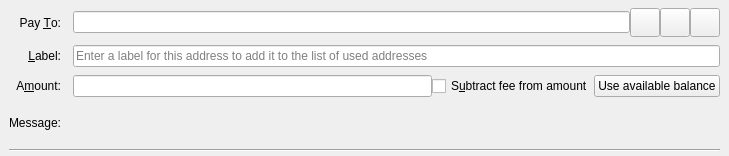
<?xml version="1.0" encoding="UTF-8"?>
<ui version="4.0">
 <class>SendCoinsEntry</class>
 <widget class="QStackedWidget" name="SendCoinsEntry">
  <property name="geometry">
   <rect>
    <x>0</x>
    <y>0</y>
    <width>729</width>
    <height>156</height>
   </rect>
  </property>
  <property name="sizePolicy">
   <sizepolicy hsizetype="Preferred" vsizetype="Fixed">
    <horstretch>0</horstretch>
    <verstretch>0</verstretch>
   </sizepolicy>
  </property>
  <property name="focusPolicy">
   <enum>Qt::TabFocus</enum>
  </property>
  <property name="autoFillBackground">
   <bool>false</bool>
  </property>
  <widget class="QFrame" name="SendCoins">
   <property name="frameShape">
    <enum>QFrame::NoFrame</enum>
   </property>
   <layout class="QGridLayout" name="gridLayout">
    <property name="topMargin">
     <number>8</number>
    </property>
    <property name="bottomMargin">
     <number>4</number>
    </property>
    <property name="horizontalSpacing">
     <number>12</number>
    </property>
    <property name="verticalSpacing">
     <number>8</number>
    </property>
    <item row="0" column="0">
     <widget class="QLabel" name="payToLabel">
      <property name="text">
       <string>Pay &amp;To:</string>
      </property>
      <property name="alignment">
       <set>Qt::AlignRight|Qt::AlignTrailing|Qt::AlignVCenter</set>
      </property>
      <property name="buddy">
       <cstring>payTo</cstring>
      </property>
     </widget>
    </item>
    <item row="0" column="1">
     <layout class="QHBoxLayout" name="payToLayout">
      <property name="spacing">
       <number>0</number>
      </property>
      <item>
       <widget class="QValidatedLineEdit" name="payTo">
        <property name="toolTip">
         <string>The Slimcoin address to send the payment to</string>
        </property>
       </widget>
      </item>
      <item>
       <widget class="QToolButton" name="addressBookButton">
        <property name="toolTip">
         <string>Choose previously used address</string>
        </property>
        <property name="text">
         <string/>
        </property>
        <property name="icon">
         <iconset resource="../bitcoin.qrc">
          <normaloff>:/icons/address-book</normaloff>:/icons/address-book</iconset>
        </property>
        <property name="iconSize">
         <size>
          <width>22</width>
          <height>22</height>
         </size>
        </property>
        <property name="shortcut">
         <string>Alt+A</string>
        </property>
       </widget>
      </item>
      <item>
       <widget class="QToolButton" name="pasteButton">
        <property name="toolTip">
         <string>Paste address from clipboard</string>
        </property>
        <property name="text">
         <string/>
        </property>
        <property name="icon">
         <iconset resource="../bitcoin.qrc">
          <normaloff>:/icons/editpaste</normaloff>:/icons/editpaste</iconset>
        </property>
        <property name="iconSize">
         <size>
          <width>22</width>
          <height>22</height>
         </size>
        </property>
        <property name="shortcut">
         <string>Alt+P</string>
        </property>
       </widget>
      </item>
      <item>
       <widget class="QToolButton" name="deleteButton">
        <property name="toolTip">
         <string>Remove this entry</string>
        </property>
        <property name="text">
         <string/>
        </property>
        <property name="icon">
         <iconset resource="../bitcoin.qrc">
          <normaloff>:/icons/remove</normaloff>:/icons/remove</iconset>
        </property>
        <property name="iconSize">
         <size>
          <width>22</width>
          <height>22</height>
         </size>
        </property>
       </widget>
      </item>
     </layout>
    </item>
    <item row="1" column="0">
     <widget class="QLabel" name="labellLabel">
      <property name="text">
       <string>&amp;Label:</string>
      </property>
      <property name="alignment">
       <set>Qt::AlignRight|Qt::AlignTrailing|Qt::AlignVCenter</set>
      </property>
      <property name="buddy">
       <cstring>addAsLabel</cstring>
      </property>
     </widget>
    </item>
    <item row="1" column="1">
     <widget class="QLineEdit" name="addAsLabel">
      <property name="toolTip">
       <string>Enter a label for this address to add it to the list of used addresses</string>
      </property>
      <property name="placeholderText">
       <string>Enter a label for this address to add it to the list of used addresses</string>
      </property>
     </widget>
    </item>
    <item row="2" column="0">
     <widget class="QLabel" name="amountLabel">
      <property name="text">
       <string>A&amp;mount:</string>
      </property>
      <property name="alignment">
       <set>Qt::AlignRight|Qt::AlignTrailing|Qt::AlignVCenter</set>
      </property>
      <property name="buddy">
       <cstring>payAmount</cstring>
      </property>
     </widget>
    </item>
    <item row="2" column="1">
     <layout class="QHBoxLayout" name="horizontalLayoutAmount" stretch="0,0,0">
      <item>
       <widget class="BitcoinAmountField" name="payAmount">
         <property name="toolTip">
          <string>The amount to send in the selected unit</string>
         </property>
       </widget>
      </item>
      <item>
       <widget class="QCheckBox" name="checkboxSubtractFeeFromAmount">
        <property name="toolTip">
         <string>The fee will be deducted from the amount being sent. The recipient will receive less slimcoins than you enter in the amount field. If multiple recipients are selected, the fee is split equally.</string>
        </property>
        <property name="text">
         <string>S&amp;ubtract fee from amount</string>
        </property>
       </widget>
      </item>
      <item>
       <widget class="QPushButton" name="useAvailableBalanceButton">
        <property name="text">
         <string>Use available balance</string>
        </property>
       </widget>
      </item>
     </layout>
    </item>
    <item row="3" column="0">
     <widget class="QLabel" name="messageLabel">
      <property name="text">
       <string>Message:</string>
      </property>
      <property name="alignment">
       <set>Qt::AlignRight|Qt::AlignTrailing|Qt::AlignVCenter</set>
      </property>
     </widget>
    </item>
    <item row="3" column="1">
     <widget class="QLabel" name="messageTextLabel">
      <property name="toolTip">
       <string>A message that was attached to the Slimcoin: URI which will be stored with the transaction for your reference. Note: This message will not be sent over the Slimcoin network.</string>
      </property>
      <property name="textFormat">
       <enum>Qt::PlainText</enum>
      </property>
     </widget>
    </item>
    <item row="4" column="0" colspan="2">
     <widget class="Line" name="line">
      <property name="orientation">
       <enum>Qt::Horizontal</enum>
      </property>
     </widget>
    </item>
   </layout>
  </widget>
  <widget class="QFrame" name="SendCoins_UnauthenticatedPaymentRequest">
   <property name="palette">
    <palette>
     <active>
      <colorrole role="WindowText">
       <brush brushstyle="SolidPattern">
        <color alpha="255">
         <red>0</red>
         <green>0</green>
         <blue>0</blue>
        </color>
       </brush>
      </colorrole>
      <colorrole role="Button">
       <brush brushstyle="SolidPattern">
        <color alpha="255">
         <red>255</red>
         <green>255</green>
         <blue>127</blue>
        </color>
       </brush>
      </colorrole>
      <colorrole role="Light">
       <brush brushstyle="SolidPattern">
        <color alpha="255">
         <red>255</red>
         <green>255</green>
         <blue>255</blue>
        </color>
       </brush>
      </colorrole>
      <colorrole role="Midlight">
       <brush brushstyle="SolidPattern">
        <color alpha="255">
         <red>255</red>
         <green>255</green>
         <blue>191</blue>
        </color>
       </brush>
      </colorrole>
      <colorrole role="Dark">
       <brush brushstyle="SolidPattern">
        <color alpha="255">
         <red>127</red>
         <green>127</green>
         <blue>63</blue>
        </color>
       </brush>
      </colorrole>
      <colorrole role="Mid">
       <brush brushstyle="SolidPattern">
        <color alpha="255">
         <red>170</red>
         <green>170</green>
         <blue>84</blue>
        </color>
       </brush>
      </colorrole>
      <colorrole role="Text">
       <brush brushstyle="SolidPattern">
        <color alpha="255">
         <red>0</red>
         <green>0</green>
         <blue>0</blue>
        </color>
       </brush>
      </colorrole>
      <colorrole role="BrightText">
       <brush brushstyle="SolidPattern">
        <color alpha="255">
         <red>255</red>
         <green>255</green>
         <blue>255</blue>
        </color>
       </brush>
      </colorrole>
      <colorrole role="ButtonText">
       <brush brushstyle="SolidPattern">
        <color alpha="255">
         <red>0</red>
         <green>0</green>
         <blue>0</blue>
        </color>
       </brush>
      </colorrole>
      <colorrole role="Base">
       <brush brushstyle="SolidPattern">
        <color alpha="255">
         <red>255</red>
         <green>255</green>
         <blue>255</blue>
        </color>
       </brush>
      </colorrole>
      <colorrole role="Window">
       <brush brushstyle="SolidPattern">
        <color alpha="255">
         <red>255</red>
         <green>255</green>
         <blue>127</blue>
        </color>
       </brush>
      </colorrole>
      <colorrole role="Shadow">
       <brush brushstyle="SolidPattern">
        <color alpha="255">
         <red>0</red>
         <green>0</green>
         <blue>0</blue>
        </color>
       </brush>
      </colorrole>
      <colorrole role="AlternateBase">
       <brush brushstyle="SolidPattern">
        <color alpha="255">
         <red>255</red>
         <green>255</green>
         <blue>191</blue>
        </color>
       </brush>
      </colorrole>
      <colorrole role="ToolTipBase">
       <brush brushstyle="SolidPattern">
        <color alpha="255">
         <red>255</red>
         <green>255</green>
         <blue>220</blue>
        </color>
       </brush>
      </colorrole>
      <colorrole role="ToolTipText">
       <brush brushstyle="SolidPattern">
        <color alpha="255">
         <red>0</red>
         <green>0</green>
         <blue>0</blue>
        </color>
       </brush>
      </colorrole>
     </active>
     <inactive>
      <colorrole role="WindowText">
       <brush brushstyle="SolidPattern">
        <color alpha="255">
         <red>0</red>
         <green>0</green>
         <blue>0</blue>
        </color>
       </brush>
      </colorrole>
      <colorrole role="Button">
       <brush brushstyle="SolidPattern">
        <color alpha="255">
         <red>255</red>
         <green>255</green>
         <blue>127</blue>
        </color>
       </brush>
      </colorrole>
      <colorrole role="Light">
       <brush brushstyle="SolidPattern">
        <color alpha="255">
         <red>255</red>
         <green>255</green>
         <blue>255</blue>
        </color>
       </brush>
      </colorrole>
      <colorrole role="Midlight">
       <brush brushstyle="SolidPattern">
        <color alpha="255">
         <red>255</red>
         <green>255</green>
         <blue>191</blue>
        </color>
       </brush>
      </colorrole>
      <colorrole role="Dark">
       <brush brushstyle="SolidPattern">
        <color alpha="255">
         <red>127</red>
         <green>127</green>
         <blue>63</blue>
        </color>
       </brush>
      </colorrole>
      <colorrole role="Mid">
       <brush brushstyle="SolidPattern">
        <color alpha="255">
         <red>170</red>
         <green>170</green>
         <blue>84</blue>
        </color>
       </brush>
      </colorrole>
      <colorrole role="Text">
       <brush brushstyle="SolidPattern">
        <color alpha="255">
         <red>0</red>
         <green>0</green>
         <blue>0</blue>
        </color>
       </brush>
      </colorrole>
      <colorrole role="BrightText">
       <brush brushstyle="SolidPattern">
        <color alpha="255">
         <red>255</red>
         <green>255</green>
         <blue>255</blue>
        </color>
       </brush>
      </colorrole>
      <colorrole role="ButtonText">
       <brush brushstyle="SolidPattern">
        <color alpha="255">
         <red>0</red>
         <green>0</green>
         <blue>0</blue>
        </color>
       </brush>
      </colorrole>
      <colorrole role="Base">
       <brush brushstyle="SolidPattern">
        <color alpha="255">
         <red>255</red>
         <green>255</green>
         <blue>255</blue>
        </color>
       </brush>
      </colorrole>
      <colorrole role="Window">
       <brush brushstyle="SolidPattern">
        <color alpha="255">
         <red>255</red>
         <green>255</green>
         <blue>127</blue>
        </color>
       </brush>
      </colorrole>
      <colorrole role="Shadow">
       <brush brushstyle="SolidPattern">
        <color alpha="255">
         <red>0</red>
         <green>0</green>
         <blue>0</blue>
        </color>
       </brush>
      </colorrole>
      <colorrole role="AlternateBase">
       <brush brushstyle="SolidPattern">
        <color alpha="255">
         <red>255</red>
         <green>255</green>
         <blue>191</blue>
        </color>
       </brush>
      </colorrole>
      <colorrole role="ToolTipBase">
       <brush brushstyle="SolidPattern">
        <color alpha="255">
         <red>255</red>
         <green>255</green>
         <blue>220</blue>
        </color>
       </brush>
      </colorrole>
      <colorrole role="ToolTipText">
       <brush brushstyle="SolidPattern">
        <color alpha="255">
         <red>0</red>
         <green>0</green>
         <blue>0</blue>
        </color>
       </brush>
      </colorrole>
     </inactive>
     <disabled>
      <colorrole role="WindowText">
       <brush brushstyle="SolidPattern">
        <color alpha="255">
         <red>127</red>
         <green>127</green>
         <blue>63</blue>
        </color>
       </brush>
      </colorrole>
      <colorrole role="Button">
       <brush brushstyle="SolidPattern">
        <color alpha="255">
         <red>255</red>
         <green>255</green>
         <blue>127</blue>
        </color>
       </brush>
      </colorrole>
      <colorrole role="Light">
       <brush brushstyle="SolidPattern">
        <color alpha="255">
         <red>255</red>
         <green>255</green>
         <blue>255</blue>
        </color>
       </brush>
      </colorrole>
      <colorrole role="Midlight">
       <brush brushstyle="SolidPattern">
        <color alpha="255">
         <red>255</red>
         <green>255</green>
         <blue>191</blue>
        </color>
       </brush>
      </colorrole>
      <colorrole role="Dark">
       <brush brushstyle="SolidPattern">
        <color alpha="255">
         <red>127</red>
         <green>127</green>
         <blue>63</blue>
        </color>
       </brush>
      </colorrole>
      <colorrole role="Mid">
       <brush brushstyle="SolidPattern">
        <color alpha="255">
         <red>170</red>
         <green>170</green>
         <blue>84</blue>
        </color>
       </brush>
      </colorrole>
      <colorrole role="Text">
       <brush brushstyle="SolidPattern">
        <color alpha="255">
         <red>127</red>
         <green>127</green>
         <blue>63</blue>
        </color>
       </brush>
      </colorrole>
      <colorrole role="BrightText">
       <brush brushstyle="SolidPattern">
        <color alpha="255">
         <red>255</red>
         <green>255</green>
         <blue>255</blue>
        </color>
       </brush>
      </colorrole>
      <colorrole role="ButtonText">
       <brush brushstyle="SolidPattern">
        <color alpha="255">
         <red>127</red>
         <green>127</green>
         <blue>63</blue>
        </color>
       </brush>
      </colorrole>
      <colorrole role="Base">
       <brush brushstyle="SolidPattern">
        <color alpha="255">
         <red>255</red>
         <green>255</green>
         <blue>127</blue>
        </color>
       </brush>
      </colorrole>
      <colorrole role="Window">
       <brush brushstyle="SolidPattern">
        <color alpha="255">
         <red>255</red>
         <green>255</green>
         <blue>127</blue>
        </color>
       </brush>
      </colorrole>
      <colorrole role="Shadow">
       <brush brushstyle="SolidPattern">
        <color alpha="255">
         <red>0</red>
         <green>0</green>
         <blue>0</blue>
        </color>
       </brush>
      </colorrole>
      <colorrole role="AlternateBase">
       <brush brushstyle="SolidPattern">
        <color alpha="255">
         <red>255</red>
         <green>255</green>
         <blue>127</blue>
        </color>
       </brush>
      </colorrole>
      <colorrole role="ToolTipBase">
       <brush brushstyle="SolidPattern">
        <color alpha="255">
         <red>255</red>
         <green>255</green>
         <blue>220</blue>
        </color>
       </brush>
      </colorrole>
      <colorrole role="ToolTipText">
       <brush brushstyle="SolidPattern">
        <color alpha="255">
         <red>0</red>
         <green>0</green>
         <blue>0</blue>
        </color>
       </brush>
      </colorrole>
     </disabled>
    </palette>
   </property>
   <property name="toolTip">
    <string>This is an unauthenticated payment request.</string>
   </property>
   <property name="autoFillBackground">
    <bool>true</bool>
   </property>
   <property name="frameShape">
    <enum>QFrame::NoFrame</enum>
   </property>
   <layout class="QGridLayout" name="gridLayout_is">
    <property name="spacing">
     <number>12</number>
    </property>
    <item row="0" column="0">
     <widget class="QLabel" name="payToLabel_is">
      <property name="text">
       <string>Pay To:</string>
      </property>
      <property name="alignment">
       <set>Qt::AlignRight|Qt::AlignTrailing|Qt::AlignVCenter</set>
      </property>
     </widget>
    </item>
    <item row="0" column="1">
     <layout class="QHBoxLayout" name="payToLayout_is">
      <property name="spacing">
       <number>0</number>
      </property>
      <item>
       <widget class="QLabel" name="payTo_is"/>
      </item>
      <item>
       <widget class="QToolButton" name="deleteButton_is">
        <property name="toolTip">
         <string>Remove this entry</string>
        </property>
        <property name="text">
         <string/>
        </property>
        <property name="icon">
         <iconset resource="../bitcoin.qrc">
          <normaloff>:/icons/remove</normaloff>:/icons/remove</iconset>
        </property>
       </widget>
      </item>
     </layout>
    </item>
    <item row="1" column="0">
     <widget class="QLabel" name="memoLabel_is">
      <property name="text">
       <string>Memo:</string>
      </property>
      <property name="alignment">
       <set>Qt::AlignRight|Qt::AlignTrailing|Qt::AlignVCenter</set>
      </property>
     </widget>
    </item>
    <item row="1" column="1">
     <widget class="QLabel" name="memoTextLabel_is">
      <property name="textFormat">
       <enum>Qt::PlainText</enum>
      </property>
     </widget>
    </item>
    <item row="2" column="0">
     <widget class="QLabel" name="amountLabel_is">
      <property name="text">
       <string>A&amp;mount:</string>
      </property>
      <property name="alignment">
       <set>Qt::AlignRight|Qt::AlignTrailing|Qt::AlignVCenter</set>
      </property>
      <property name="buddy">
       <cstring>payAmount_is</cstring>
      </property>
     </widget>
    </item>
    <item row="2" column="1">
     <widget class="BitcoinAmountField" name="payAmount_is">
      <property name="acceptDrops">
       <bool>false</bool>
      </property>
     </widget>
    </item>
   </layout>
  </widget>
  <widget class="QFrame" name="SendCoins_AuthenticatedPaymentRequest">
   <property name="palette">
    <palette>
     <active>
      <colorrole role="WindowText">
       <brush brushstyle="SolidPattern">
        <color alpha="255">
         <red>0</red>
         <green>0</green>
         <blue>0</blue>
        </color>
       </brush>
      </colorrole>
      <colorrole role="Button">
       <brush brushstyle="SolidPattern">
        <color alpha="255">
         <red>140</red>
         <green>232</green>
         <blue>119</blue>
        </color>
       </brush>
      </colorrole>
      <colorrole role="Light">
       <brush brushstyle="SolidPattern">
        <color alpha="255">
         <red>230</red>
         <green>255</green>
         <blue>224</blue>
        </color>
       </brush>
      </colorrole>
      <colorrole role="Midlight">
       <brush brushstyle="SolidPattern">
        <color alpha="255">
         <red>185</red>
         <green>243</green>
         <blue>171</blue>
        </color>
       </brush>
      </colorrole>
      <colorrole role="Dark">
       <brush brushstyle="SolidPattern">
        <color alpha="255">
         <red>70</red>
         <green>116</green>
         <blue>59</blue>
        </color>
       </brush>
      </colorrole>
      <colorrole role="Mid">
       <brush brushstyle="SolidPattern">
        <color alpha="255">
         <red>93</red>
         <green>155</green>
         <blue>79</blue>
        </color>
       </brush>
      </colorrole>
      <colorrole role="Text">
       <brush brushstyle="SolidPattern">
        <color alpha="255">
         <red>0</red>
         <green>0</green>
         <blue>0</blue>
        </color>
       </brush>
      </colorrole>
      <colorrole role="BrightText">
       <brush brushstyle="SolidPattern">
        <color alpha="255">
         <red>155</red>
         <green>255</green>
         <blue>147</blue>
        </color>
       </brush>
      </colorrole>
      <colorrole role="ButtonText">
       <brush brushstyle="SolidPattern">
        <color alpha="255">
         <red>0</red>
         <green>0</green>
         <blue>0</blue>
        </color>
       </brush>
      </colorrole>
      <colorrole role="Base">
       <brush brushstyle="SolidPattern">
        <color alpha="255">
         <red>119</red>
         <green>255</green>
         <blue>233</blue>
        </color>
       </brush>
      </colorrole>
      <colorrole role="Window">
       <brush brushstyle="SolidPattern">
        <color alpha="255">
         <red>140</red>
         <green>232</green>
         <blue>119</blue>
        </color>
       </brush>
      </colorrole>
      <colorrole role="Shadow">
       <brush brushstyle="SolidPattern">
        <color alpha="255">
         <red>0</red>
         <green>0</green>
         <blue>0</blue>
        </color>
       </brush>
      </colorrole>
      <colorrole role="AlternateBase">
       <brush brushstyle="SolidPattern">
        <color alpha="255">
         <red>197</red>
         <green>243</green>
         <blue>187</blue>
        </color>
       </brush>
      </colorrole>
      <colorrole role="NoRole">
       <brush brushstyle="SolidPattern">
        <color alpha="255">
         <red>125</red>
         <green>194</green>
         <blue>122</blue>
        </color>
       </brush>
      </colorrole>
      <colorrole role="ToolTipBase">
       <brush brushstyle="SolidPattern">
        <color alpha="255">
         <red>255</red>
         <green>255</green>
         <blue>220</blue>
        </color>
       </brush>
      </colorrole>
      <colorrole role="ToolTipText">
       <brush brushstyle="SolidPattern">
        <color alpha="255">
         <red>0</red>
         <green>0</green>
         <blue>0</blue>
        </color>
       </brush>
      </colorrole>
     </active>
     <inactive>
      <colorrole role="WindowText">
       <brush brushstyle="SolidPattern">
        <color alpha="255">
         <red>0</red>
         <green>0</green>
         <blue>0</blue>
        </color>
       </brush>
      </colorrole>
      <colorrole role="Button">
       <brush brushstyle="SolidPattern">
        <color alpha="255">
         <red>140</red>
         <green>232</green>
         <blue>119</blue>
        </color>
       </brush>
      </colorrole>
      <colorrole role="Light">
       <brush brushstyle="SolidPattern">
        <color alpha="255">
         <red>230</red>
         <green>255</green>
         <blue>224</blue>
        </color>
       </brush>
      </colorrole>
      <colorrole role="Midlight">
       <brush brushstyle="SolidPattern">
        <color alpha="255">
         <red>185</red>
         <green>243</green>
         <blue>171</blue>
        </color>
       </brush>
      </colorrole>
      <colorrole role="Dark">
       <brush brushstyle="SolidPattern">
        <color alpha="255">
         <red>70</red>
         <green>116</green>
         <blue>59</blue>
        </color>
       </brush>
      </colorrole>
      <colorrole role="Mid">
       <brush brushstyle="SolidPattern">
        <color alpha="255">
         <red>93</red>
         <green>155</green>
         <blue>79</blue>
        </color>
       </brush>
      </colorrole>
      <colorrole role="Text">
       <brush brushstyle="SolidPattern">
        <color alpha="255">
         <red>0</red>
         <green>0</green>
         <blue>0</blue>
        </color>
       </brush>
      </colorrole>
      <colorrole role="BrightText">
       <brush brushstyle="SolidPattern">
        <color alpha="255">
         <red>155</red>
         <green>255</green>
         <blue>147</blue>
        </color>
       </brush>
      </colorrole>
      <colorrole role="ButtonText">
       <brush brushstyle="SolidPattern">
        <color alpha="255">
         <red>0</red>
         <green>0</green>
         <blue>0</blue>
        </color>
       </brush>
      </colorrole>
      <colorrole role="Base">
       <brush brushstyle="SolidPattern">
        <color alpha="255">
         <red>119</red>
         <green>255</green>
         <blue>233</blue>
        </color>
       </brush>
      </colorrole>
      <colorrole role="Window">
       <brush brushstyle="SolidPattern">
        <color alpha="255">
         <red>140</red>
         <green>232</green>
         <blue>119</blue>
        </color>
       </brush>
      </colorrole>
      <colorrole role="Shadow">
       <brush brushstyle="SolidPattern">
        <color alpha="255">
         <red>0</red>
         <green>0</green>
         <blue>0</blue>
        </color>
       </brush>
      </colorrole>
      <colorrole role="AlternateBase">
       <brush brushstyle="SolidPattern">
        <color alpha="255">
         <red>197</red>
         <green>243</green>
         <blue>187</blue>
        </color>
       </brush>
      </colorrole>
      <colorrole role="NoRole">
       <brush brushstyle="SolidPattern">
        <color alpha="255">
         <red>125</red>
         <green>194</green>
         <blue>122</blue>
        </color>
       </brush>
      </colorrole>
      <colorrole role="ToolTipBase">
       <brush brushstyle="SolidPattern">
        <color alpha="255">
         <red>255</red>
         <green>255</green>
         <blue>220</blue>
        </color>
       </brush>
      </colorrole>
      <colorrole role="ToolTipText">
       <brush brushstyle="SolidPattern">
        <color alpha="255">
         <red>0</red>
         <green>0</green>
         <blue>0</blue>
        </color>
       </brush>
      </colorrole>
     </inactive>
     <disabled>
      <colorrole role="WindowText">
       <brush brushstyle="SolidPattern">
        <color alpha="255">
         <red>70</red>
         <green>116</green>
         <blue>59</blue>
        </color>
       </brush>
      </colorrole>
      <colorrole role="Button">
       <brush brushstyle="SolidPattern">
        <color alpha="255">
         <red>140</red>
         <green>232</green>
         <blue>119</blue>
        </color>
       </brush>
      </colorrole>
      <colorrole role="Light">
       <brush brushstyle="SolidPattern">
        <color alpha="255">
         <red>230</red>
         <green>255</green>
         <blue>224</blue>
        </color>
       </brush>
      </colorrole>
      <colorrole role="Midlight">
       <brush brushstyle="SolidPattern">
        <color alpha="255">
         <red>185</red>
         <green>243</green>
         <blue>171</blue>
        </color>
       </brush>
      </colorrole>
      <colorrole role="Dark">
       <brush brushstyle="SolidPattern">
        <color alpha="255">
         <red>70</red>
         <green>116</green>
         <blue>59</blue>
        </color>
       </brush>
      </colorrole>
      <colorrole role="Mid">
       <brush brushstyle="SolidPattern">
        <color alpha="255">
         <red>93</red>
         <green>155</green>
         <blue>79</blue>
        </color>
       </brush>
      </colorrole>
      <colorrole role="Text">
       <brush brushstyle="SolidPattern">
        <color alpha="255">
         <red>70</red>
         <green>116</green>
         <blue>59</blue>
        </color>
       </brush>
      </colorrole>
      <colorrole role="BrightText">
       <brush brushstyle="SolidPattern">
        <color alpha="255">
         <red>155</red>
         <green>255</green>
         <blue>147</blue>
        </color>
       </brush>
      </colorrole>
      <colorrole role="ButtonText">
       <brush brushstyle="SolidPattern">
        <color alpha="255">
         <red>70</red>
         <green>116</green>
         <blue>59</blue>
        </color>
       </brush>
      </colorrole>
      <colorrole role="Base">
       <brush brushstyle="SolidPattern">
        <color alpha="255">
         <red>140</red>
         <green>232</green>
         <blue>119</blue>
        </color>
       </brush>
      </colorrole>
      <colorrole role="Window">
       <brush brushstyle="SolidPattern">
        <color alpha="255">
         <red>140</red>
         <green>232</green>
         <blue>119</blue>
        </color>
       </brush>
      </colorrole>
      <colorrole role="Shadow">
       <brush brushstyle="SolidPattern">
        <color alpha="255">
         <red>0</red>
         <green>0</green>
         <blue>0</blue>
        </color>
       </brush>
      </colorrole>
      <colorrole role="AlternateBase">
       <brush brushstyle="SolidPattern">
        <color alpha="255">
         <red>140</red>
         <green>232</green>
         <blue>119</blue>
        </color>
       </brush>
      </colorrole>
      <colorrole role="NoRole">
       <brush brushstyle="SolidPattern">
        <color alpha="255">
         <red>125</red>
         <green>194</green>
         <blue>122</blue>
        </color>
       </brush>
      </colorrole>
      <colorrole role="ToolTipBase">
       <brush brushstyle="SolidPattern">
        <color alpha="255">
         <red>255</red>
         <green>255</green>
         <blue>220</blue>
        </color>
       </brush>
      </colorrole>
      <colorrole role="ToolTipText">
       <brush brushstyle="SolidPattern">
        <color alpha="255">
         <red>0</red>
         <green>0</green>
         <blue>0</blue>
        </color>
       </brush>
      </colorrole>
     </disabled>
    </palette>
   </property>
   <property name="toolTip">
    <string>This is an authenticated payment request.</string>
   </property>
   <property name="autoFillBackground">
    <bool>true</bool>
   </property>
   <property name="frameShape">
    <enum>QFrame::NoFrame</enum>
   </property>
   <layout class="QGridLayout" name="gridLayout_s">
    <property name="spacing">
     <number>12</number>
    </property>
    <item row="0" column="0">
     <widget class="QLabel" name="payToLabel_s">
      <property name="text">
       <string>Pay To:</string>
      </property>
      <property name="alignment">
       <set>Qt::AlignRight|Qt::AlignTrailing|Qt::AlignVCenter</set>
      </property>
     </widget>
    </item>
    <item row="0" column="1">
     <layout class="QHBoxLayout" name="payToLayout_s">
      <property name="spacing">
       <number>0</number>
      </property>
      <item>
       <widget class="QLabel" name="payTo_s">
        <property name="textFormat">
         <enum>Qt::PlainText</enum>
        </property>
       </widget>
      </item>
      <item>
       <widget class="QToolButton" name="deleteButton_s">
        <property name="toolTip">
         <string>Remove this entry</string>
        </property>
        <property name="text">
         <string/>
        </property>
        <property name="icon">
         <iconset resource="../bitcoin.qrc">
          <normaloff>:/icons/remove</normaloff>:/icons/remove</iconset>
        </property>
       </widget>
      </item>
     </layout>
    </item>
    <item row="1" column="0">
     <widget class="QLabel" name="memoLabel_s">
      <property name="text">
       <string>Memo:</string>
      </property>
      <property name="alignment">
       <set>Qt::AlignRight|Qt::AlignTrailing|Qt::AlignVCenter</set>
      </property>
     </widget>
    </item>
    <item row="1" column="1">
     <widget class="QLabel" name="memoTextLabel_s">
      <property name="textFormat">
       <enum>Qt::PlainText</enum>
      </property>
     </widget>
    </item>
    <item row="2" column="0">
     <widget class="QLabel" name="amountLabel_s">
      <property name="text">
       <string>A&amp;mount:</string>
      </property>
      <property name="alignment">
       <set>Qt::AlignRight|Qt::AlignTrailing|Qt::AlignVCenter</set>
      </property>
      <property name="buddy">
       <cstring>payAmount_s</cstring>
      </property>
     </widget>
    </item>
    <item row="2" column="1">
     <widget class="BitcoinAmountField" name="payAmount_s">
      <property name="acceptDrops">
       <bool>false</bool>
      </property>
     </widget>
    </item>
   </layout>
  </widget>
 </widget>
 <customwidgets>
  <customwidget>
   <class>QValidatedLineEdit</class>
   <extends>QLineEdit</extends>
   <header>qt/qvalidatedlineedit.h</header>
  </customwidget>
  <customwidget>
   <class>BitcoinAmountField</class>
   <extends>QLineEdit</extends>
   <header>qt/bitcoinamountfield.h</header>
   <container>1</container>
  </customwidget>
 </customwidgets>
 <tabstops>
  <tabstop>payTo</tabstop>
  <tabstop>addressBookButton</tabstop>
  <tabstop>pasteButton</tabstop>
  <tabstop>deleteButton</tabstop>
  <tabstop>addAsLabel</tabstop>
  <tabstop>payAmount</tabstop>
  <tabstop>payAmount_is</tabstop>
  <tabstop>deleteButton_is</tabstop>
  <tabstop>payAmount_s</tabstop>
  <tabstop>deleteButton_s</tabstop>
 </tabstops>
 <resources>
  <include location="../bitcoin.qrc"/>
 </resources>
 <connections/>
</ui>
